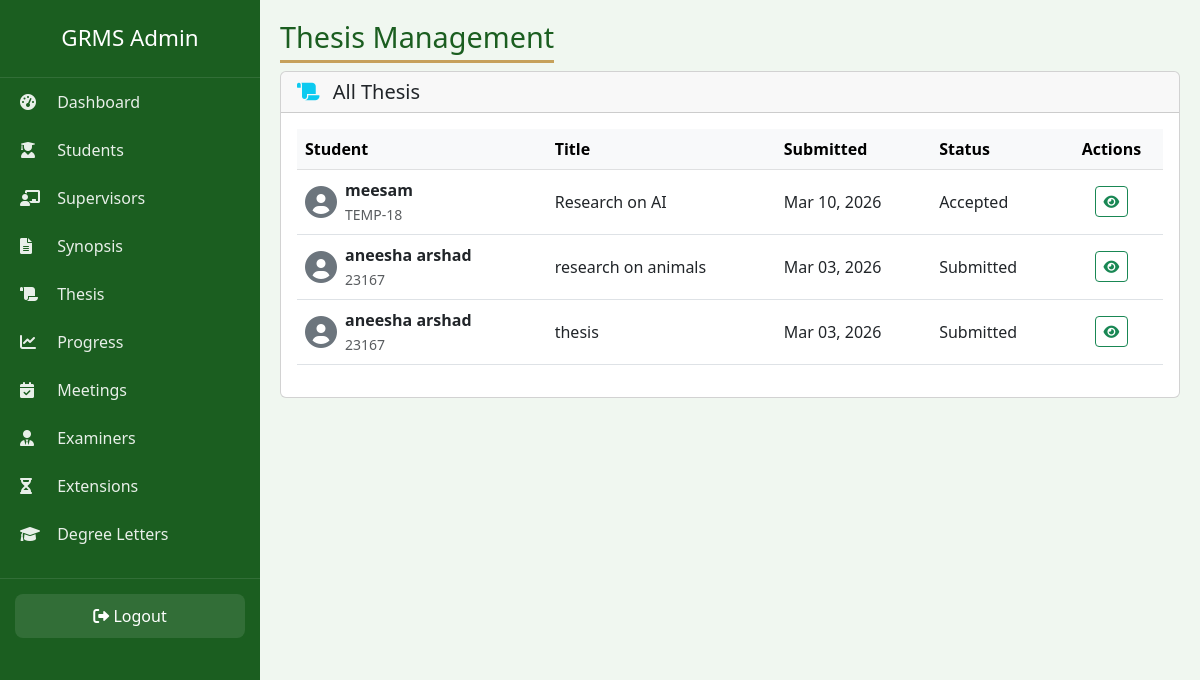
/admin-panel-2026-secure/thesis/ (signed in), run on the app's committed database.
### accounts/models.py (models this page shows, shortened)
class Thesis(models.Model):
    THESIS_STATUS = (
        ('Submitted', 'Submitted'),
        ('Under Review', 'Under Review'),
        ('Minor Changes Required', 'Minor Changes Required'),
        ('Major Changes Required', 'Major Changes Required'),
        ('Accepted', 'Accepted'),
        ('Rejected', 'Rejected'),
    )
    student = models.ForeignKey(Student, on_delete=models.CASCADE, related_name='theses')
    title = models.CharField(max_length=255)
    file = models.FileField(upload_to='research/theses/')
    status = models.CharField(max_length=25, choices=THESIS_STATUS, default='Submitted')
    submission_date = models.DateTimeField(auto_now_add=True)
    viva_result = models.CharField(max_length=30, blank=True, null=True)
    final_decision_date = models.DateTimeField(null=True, blank=True)

class Student(models.Model):
    ENROLLMENT_STATUS = (
        ('Active', 'Active'),
        ('Inactive', 'Inactive'),
        ('Completed', 'Completed'),
        ('Withdrawn', 'Withdrawn'),
    )
    user = models.OneToOneField(User, on_delete=models.CASCADE, related_name='student_profile')
    registration_no = models.CharField(max_length=30, unique=True)
    department = models.CharField(max_length=100)
    session = models.CharField(max_length=20)
    program = models.CharField(max_length=50)
    enrollment_status = models.CharField(max_length=20, choices=ENROLLMENT_STATUS, default='Active')
    admission_date = models.DateField(default=timezone.now)
    supervisor = models.ForeignKey('Supervisor', on_delete=models.SET_NULL, null=True, blank=True, related_name='students')

### accounts/views.py (the view)
# urls.py: path('admin-panel-2026-secure/thesis/', views.admin_thesis_list, name='admin_thesis_list'),
@login_required
@user_passes_test(is_admin)
def admin_thesis_list(request):
    theses = Thesis.objects.select_related('student').all().order_by('-submission_date')
    return render(request, 'admin/thesis/list.html', {'theses': theses})

### accounts/views.py (called while the page is built)
def is_admin(user):
    return user.is_superuser or user.groups.filter(name='Admin').exists()

### templates/admin/thesis/list.html (shortened to what this page needs)
{% extends 'admin/base.html' %}
{% load static %}
{% block page_title %}Thesis Management{% endblock %}
{% block content %}
<div class="card">
    <div class="card-header">
        <h5 class="mb-0">
            <i class="fas fa-scroll text-info me-2"></i>
            All Thesis
        </h5>
    </div>
    <div class="card-body">
        <div class="table-responsive">
            <table class="table table-hover align-middle">
                <thead class="table-light">
                    <tr>
                        <th>Student</th>
                        <th>Title</th>
                        <th>Submitted</th>
                        <th>Status</th>
                        <th class="text-center">Actions</th>
                    </tr>
                </thead>
                <tbody>
                    {% for thesis in theses %}
                    <tr>
                        <td>
                            <div class="d-flex align-items-center">
                                <i class="fas fa-user-circle fa-2x text-secondary me-2"></i>
                                <div>
                                    <strong>{{ thesis.student.user.get_full_name }}</strong><br>
                                    <small class="text-muted">{{ thesis.student.registration_no }}</small>
                                </div>
                            </div>
                        </td>
                        <td>{{ thesis.title|truncatechars:40 }}</td>
                        <td>{{ thesis.submission_date|date:"M d, Y" }}</td>
                        <td>
                            <span class="status-badge
                                {% if thesis.status == 'Approved' %}badge-approved
                                {% elif thesis.status == 'Submitted' %}badge-pending
                                {% else %}badge-info{% endif %}">
                                {{ thesis.status }}
                            </span>
                        </td>
                        <td class="text-center">
                            <a href="{% url 'admin_thesis_detail' thesis.id %}" class="btn btn-outline-success btn-sm" title="View">
                                <i class="fas fa-eye"></i>
                            </a>
                        </td>
                    </tr>
                    {% endfor %}
                </tbody>
            </table>
        </div>
    </div>
</div>
{% endblock %}

### templates/admin/base.html (style rules this page uses)
* { margin:0;padding:0;box-sizing:border-box; }
body { background:#f0f7f0;font-family:'Segoe UI',sans-serif; }

### data on the page
Thesis: student.user.get_full_name "meesam", student.registration_no "TEMP-18", title "Research on AI", submission_date "Mar 10, 2026", status "Accepted"
Thesis: student.user.get_full_name "aneesha arshad", student.registration_no "23167", title "research on animals", submission_date "Mar 03, 2026", status "Submitted"
Thesis: student.user.get_full_name "aneesha arshad", student.registration_no "23167", title "thesis", submission_date "Mar 03, 2026", status "Submitted"
